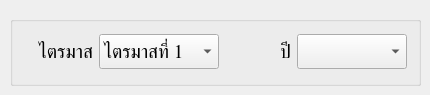
      <widget class="QWidget" name="page_3">
       <widget class="QGroupBox" name="groupBox_5">
        <property name="geometry">
         <rect>
          <x>10</x>
          <y>16</y>
          <width>411</width>
          <height>70</height>
         </rect>
        </property>
        <property name="title">
         <string/>
        </property>
        <widget class="QWidget" name="layoutWidget">
         <property name="geometry">
          <rect>
           <x>16</x>
           <y>16</y>
           <width>381</width>
           <height>39</height>
          </rect>
         </property>
         <layout class="QHBoxLayout" name="horizontalLayout_16">
          <item>
           <widget class="QLabel" name="label_16">
            <property name="font">
             <font>
              <family>BrowalliaUPC</family>
              <pointsize>14</pointsize>
             </font>
            </property>
            <property name="text">
             <string>ไตรมาส</string>
            </property>
            <property name="alignment">
             <set>Qt::AlignRight|Qt::AlignTrailing|Qt::AlignVCenter</set>
            </property>
           </widget>
          </item>
          <item>
           <widget class="QComboBox" name="reportQuater">
            <property name="minimumSize">
             <size>
              <width>120</width>
              <height>0</height>
             </size>
            </property>
            <property name="maximumSize">
             <size>
              <width>120</width>
              <height>16777215</height>
             </size>
            </property>
            <property name="font">
             <font>
              <family>BrowalliaUPC</family>
              <pointsize>14</pointsize>
             </font>
            </property>
            <item>
             <property name="text">
              <string>ไตรมาสที่ 1</string>
             </property>
            </item>
            <item>
             <property name="text">
              <string>ไตรมาสที่ 2</string>
             </property>
            </item>
            <item>
             <property name="text">
              <string>ไตรมาสที่ 3</string>
             </property>
            </item>
            <item>
             <property name="text">
              <string>ไตรมาสที่ 4</string>
             </property>
            </item>
           </widget>
          </item>
          <item>
           <widget class="QLabel" name="label_17">
            <property name="font">
             <font>
              <family>BrowalliaUPC</family>
              <pointsize>14</pointsize>
             </font>
            </property>
            <property name="text">
             <string>ปี</string>
            </property>
            <property name="alignment">
             <set>Qt::AlignRight|Qt::AlignTrailing|Qt::AlignVCenter</set>
            </property>
            <property name="margin">
             <number>7</number>
            </property>
           </widget>
          </item>
          <item>
           <widget class="QComboBox" name="report_year_select_2">
            <property name="minimumSize">
             <size>
              <width>110</width>
              <height>0</height>
             </size>
            </property>
            <property name="maximumSize">
             <size>
              <width>110</width>
              <height>16777215</height>
             </size>
            </property>
            <property name="font">
             <font>
              <family>BrowalliaUPC</family>
              <pointsize>14</pointsize>
             </font>
            </property>
           </widget>
          </item>
         </layout>
        </widget>
       </widget>
      </widget>
